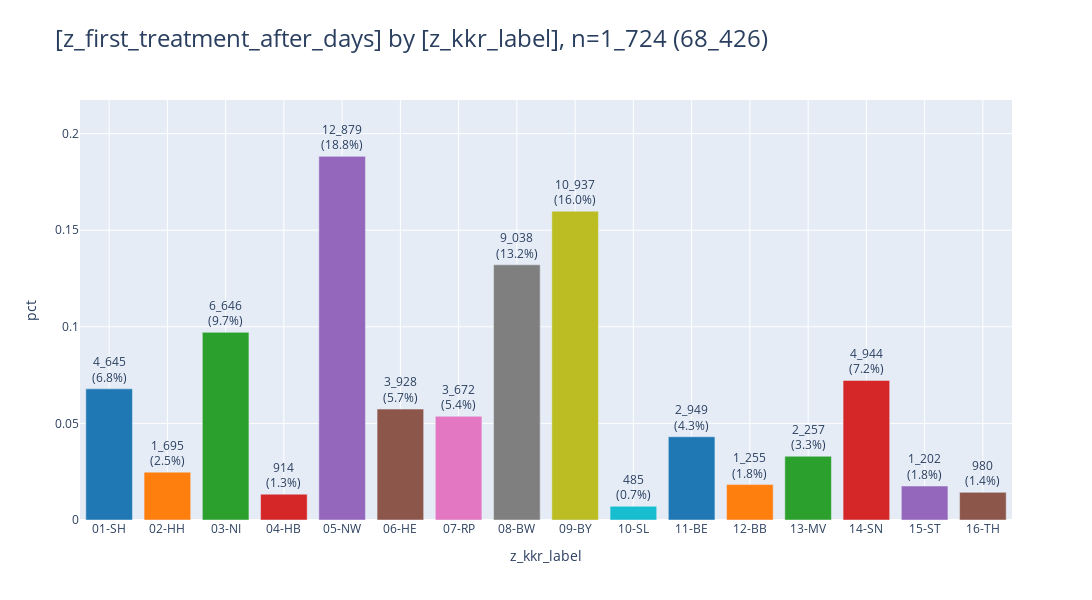
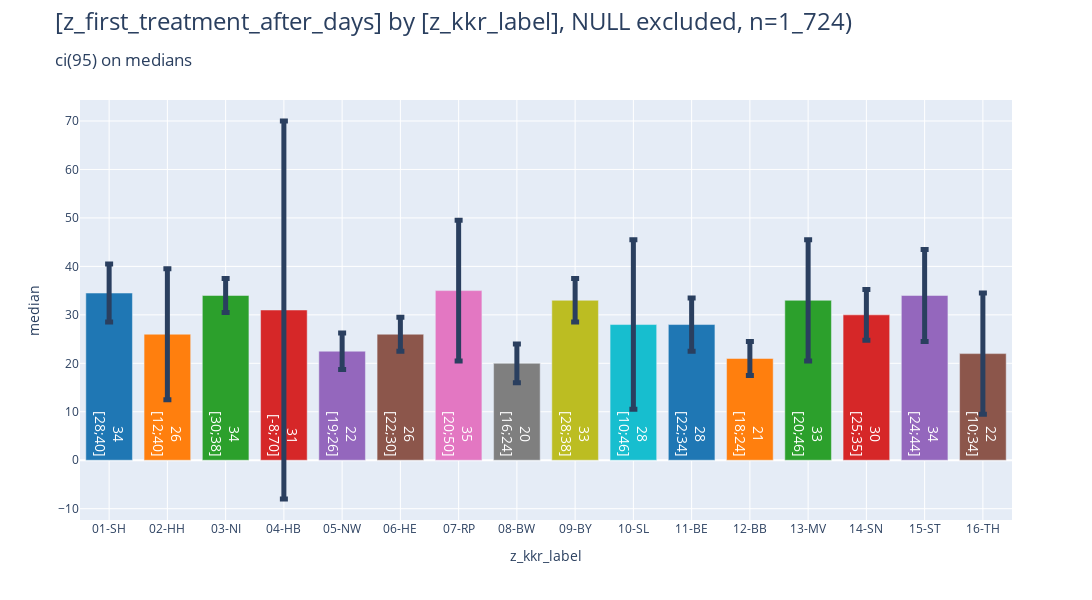

The cell these charts' notebook holds for them, in order:
### Markdown cell above
### <a id='toc1_2_1_'></a>[bars](#toc0_)

### Code cell
_ = pls.plot_bars(
    db_delay.to_df().iloc[:,:2],
    # height=400,
    # width=1000,
    # use_ci=True,
    # ci_agg='median',
)
_ = pls.plot_bars(
    db_delay.to_df().iloc[:,:2],
    height=600,
    use_ci=True,
    ci_agg='median',
)

### Figure 1 — Plotly figure (JSON) as saved in the notebook; plotly's stock layout.template omitted (floating-point values rounded to 4 significant figures)
{"data": [{"error_y": {"thickness": 5}, "hovertemplate": "z_kkr_label=%{x}<br>pct=%{y}<br>cnt_pct_str=%{text}<extra></extra>", "legendgroup": "01-SH", "marker": {"color": "#1F77B4", "pattern": {"shape": ""}}, "name": "01-SH", "orientation": "v", "showlegend": true, "text": ["4_645<br>(6.8%)"], "textposition": "outside", "type": "bar", "x": ["01-SH"], "xaxis": "x", "y": [0.06788], "yaxis": "y"}, {"error_y": {"thickness": 5}, "hovertemplate": "z_kkr_label=%{x}<br>pct=%{y}<br>cnt_pct_str=%{text}<extra></extra>", "legendgroup": "02-HH", "marker": {"color": "#FF7F0E", "pattern": {"shape": ""}}, "name": "02-HH", "orientation": "v", "showlegend": true, "text": ["1_695<br>(2.5%)"], "textposition": "outside", "type": "bar", "x": ["02-HH"], "xaxis": "x", "y": [0.02477], "yaxis": "y"}, {"error_y": {"thickness": 5}, "hovertemplate": "z_kkr_label=%{x}<br>pct=%{y}<br>cnt_pct_str=%{text}<extra></extra>", "legendgroup": "03-NI", "marker": {"color": "#2CA02C", "pattern": {"shape": ""}}, "name": "03-NI", "orientation": "v", "showlegend": true, "text": ["6_646<br>(9.7%)"], "textposition": "outside", "type": "bar", "x": ["03-NI"], "xaxis": "x", "y": [0.09713], "yaxis": "y"}, {"error_y": {"thickness": 5}, "hovertemplate": "z_kkr_label=%{x}<br>pct=%{y}<br>cnt_pct_str=%{text}<extra></extra>", "legendgroup": "04-HB", "marker": {"color": "#D62728", "pattern": {"shape": ""}}, "name": "04-HB", "orientation": "v", "showlegend": true, "text": ["914<br>(1.3%)"], "textposition": "outside", "type": "bar", "x": ["04-HB"], "xaxis": "x", "y": [0.01336], "yaxis": "y"}, {"error_y": {"thickness": 5}, "hovertemplate": "z_kkr_label=%{x}<br>pct=%{y}<br>cnt_pct_str=%{text}<extra></extra>", "legendgroup": "05-NW", "marker": {"color": "#9467BD", "pattern": {"shape": ""}}, "name": "05-NW", "orientation": "v", "showlegend": true, "text": ["12_879<br>(18.8%)"], "textposition": "outside", "type": "bar", "x": ["05-NW"], "xaxis": "x", "y": [0.1882], "yaxis": "y"}, {"error_y": {"thickness": 5}, "hovertemplate": "z_kkr_label=%{x}<br>pct=%{y}<br>cnt_pct_str=%{text}<extra></extra>", "legendgroup": "06-HE", "marker": {"color": "#8C564B", "pattern": {"shape": ""}}, "name": "06-HE", "orientation": "v", "showlegend": true, "text": ["3_928<br>(5.7%)"], "textposition": "outside", "type": "bar", "x": ["06-HE"], "xaxis": "x", "y": [0.05741], "yaxis": "y"}, {"error_y": {"thickness": 5}, "hovertemplate": "z_kkr_label=%{x}<br>pct=%{y}<br>cnt_pct_str=%{text}<extra></extra>", "legendgroup": "07-RP", "marker": {"color": "#E377C2", "pattern": {"shape": ""}}, "name": "07-RP", "orientation": "v", "showlegend": true, "text": ["3_672<br>(5.4%)"], "textposition": "outside", "type": "bar", "x": ["07-RP"], "xaxis": "x", "y": [0.05366], "yaxis": "y"}, {"error_y": {"thickness": 5}, "hovertemplate": "z_kkr_label=%{x}<br>pct=%{y}<br>cnt_pct_str=%{text}<extra></extra>", "legendgroup": "08-BW", "marker": {"color": "#7F7F7F", "pattern": {"shape": ""}}, "name": "08-BW", "orientation": "v", "showlegend": true, "text": ["9_038<br>(13.2%)"], "textposition": "outside", "type": "bar", "x": ["08-BW"], "xaxis": "x", "y": [0.1321], "yaxis": "y"}, {"error_y": {"thickness": 5}, "hovertemplate": "z_kkr_label=%{x}<br>pct=%{y}<br>cnt_pct_str=%{text}<extra></extra>", "legendgroup": "09-BY", "marker": {"color": "#BCBD22", "pattern": {"shape": ""}}, "name": "09-BY", "orientation": "v", "showlegend": true, "text": ["10_937<br>(16.0%)"], "textposition": "outside", "type": "bar", "x": ["09-BY"], "xaxis": "x", "y": [0.1598], "yaxis": "y"}, {"error_y": {"thickness": 5}, "hovertemplate": "z_kkr_label=%{x}<br>pct=%{y}<br>cnt_pct_str=%{text}<extra></extra>", "legendgroup": "10-SL", "marker": {"color": "#17BECF", "pattern": {"shape": ""}}, "name": "10-SL", "orientation": "v", "showlegend": true, "text": ["485<br>(0.7%)"], "textposition": "outside", "type": "bar", "x": ["10-SL"], "xaxis": "x", "y": [0.007088], "yaxis": "y"}, {"error_y": {"thickness": 5}, "hovertemplate": "z_kkr_label=%{x}<br>pct=%{y}<br>cnt_pct_str=%{text}<extra></extra>", "legendgroup": "11-BE", "marker": {"color": "#1F77B4", "pattern": {"shape": ""}}, "name": "11-BE", "orientation": "v", "showlegend": true, "text": ["2_949<br>(4.3%)"], "textposition": "outside", "type": "bar", "x": ["11-BE"], "xaxis": "x", "y": [0.0431], "yaxis": "y"}, {"error_y": {"thickness": 5}, "hovertemplate": "z_kkr_label=%{x}<br>pct=%{y}<br>cnt_pct_str=%{text}<extra></extra>", "legendgroup": "12-BB", "marker": {"color": "#FF7F0E", "pattern": {"shape": ""}}, "name": "12-BB", "orientation": "v", "showlegend": true, "text": ["1_255<br>(1.8%)"], "textposition": "outside", "type": "bar", "x": ["12-BB"], "xaxis": "x", "y": [0.01834], "yaxis": "y"}, {"error_y": {"thickness": 5}, "hovertemplate": "z_kkr_label=%{x}<br>pct=%{y}<br>cnt_pct_str=%{text}<extra></extra>", "legendgroup": "13-MV", "marker": {"color": "#2CA02C", "pattern": {"shape": ""}}, "name": "13-MV", "orientation": "v", "showlegend": true, "text": ["2_257<br>(3.3%)"], "textposition": "outside", "type": "bar", "x": ["13-MV"], "xaxis": "x", "y": [0.03298], "yaxis": "y"}, {"error_y": {"thickness": 5}, "hovertemplate": "z_kkr_label=%{x}<br>pct=%{y}<br>cnt_pct_str=%{text}<extra></extra>", "legendgroup": "14-SN", "marker": {"color": "#D62728", "pattern": {"shape": ""}}, "name": "14-SN", "orientation": "v", "showlegend": true, "text": ["4_944<br>(7.2%)"], "textposition": "outside", "type": "bar", "x": ["14-SN"], "xaxis": "x", "y": [0.07225], "yaxis": "y"}, {"error_y": {"thickness": 5}, "hovertemplate": "z_kkr_label=%{x}<br>pct=%{y}<br>cnt_pct_str=%{text}<extra></extra>", "legendgroup": "15-ST", "marker": {"color": "#9467BD", "pattern": {"shape": ""}}, "name": "15-ST", "orientation": "v", "showlegend": true, "text": ["1_202<br>(1.8%)"], "textposition": "outside", "type": "bar", "x": ["15-ST"], "xaxis": "x", "y": [0.01757], "yaxis": "y"}, {"error_y": {"thickness": 5}, "hovertemplate": "z_kkr_label=%{x}<br>pct=%{y}<br>cnt_pct_str=%{text}<extra></extra>", "legendgroup": "16-TH", "marker": {"color": "#8C564B", "pattern": {"shape": ""}}, "name": "16-TH", "orientation": "v", "showlegend": true, "text": ["980<br>(1.4%)"], "textposition": "outside", "type": "bar", "x": ["16-TH"], "xaxis": "x", "y": [0.01432], "yaxis": "y"}], "layout": {"barmode": "relative", "height": 600, "legend": {"title": {"text": "z_kkr_label"}, "tracegroupgap": 0}, "showlegend": false, "title": {"font": {"size": 24}, "text": "[z_first_treatment_after_days] by [z_kkr_label], n=1_724 (68_426)", "xanchor": "left", "y": 0.95, "yanchor": "top"}, "width": 1600, "xaxis": {"anchor": "y", "categoryarray": ["01-SH", "02-HH", "03-NI", "04-HB", "05-NW", "06-HE", "07-RP", "08-BW", "09-BY", "10-SL", "11-BE", "12-BB", "13-MV", "14-SN", "15-ST", "16-TH"], "categoryorder": "category ascending", "domain": [0, 1], "gridwidth": 1, "showgrid": true, "title": {"text": "z_kkr_label"}}, "yaxis": {"anchor": "x", "domain": [0, 1], "dtick": 0.05, "gridwidth": 1, "range": [0, 0.2174], "showgrid": true, "title": {"text": "pct"}}}}

### Figure 2 — Plotly figure (JSON) as saved in the notebook; plotly's stock layout.template omitted (floating-point values rounded to 4 significant figures)
{"data": [{"error_y": {"array": [6.0], "thickness": 5}, "hovertemplate": "z_kkr_label=%{x}<br>mean=%{y}<br>ci_str=%{text}<extra></extra>", "insidetextanchor": "start", "legendgroup": "01-SH", "marker": {"color": "#1F77B4", "pattern": {"shape": ""}}, "name": "01-SH", "orientation": "v", "showlegend": true, "text": ["34<br>[28;40]"], "textfont": {"color": "white", "size": 14}, "textposition": "inside", "type": "bar", "x": ["01-SH"], "xaxis": "x", "y": [34.5], "yaxis": "y"}, {"error_y": {"array": [13.5], "thickness": 5}, "hovertemplate": "z_kkr_label=%{x}<br>mean=%{y}<br>ci_str=%{text}<extra></extra>", "insidetextanchor": "start", "legendgroup": "02-HH", "marker": {"color": "#FF7F0E", "pattern": {"shape": ""}}, "name": "02-HH", "orientation": "v", "showlegend": true, "text": ["26<br>[12;40]"], "textfont": {"color": "white", "size": 14}, "textposition": "inside", "type": "bar", "x": ["02-HH"], "xaxis": "x", "y": [26.0], "yaxis": "y"}, {"error_y": {"array": [3.5], "thickness": 5}, "hovertemplate": "z_kkr_label=%{x}<br>mean=%{y}<br>ci_str=%{text}<extra></extra>", "insidetextanchor": "start", "legendgroup": "03-NI", "marker": {"color": "#2CA02C", "pattern": {"shape": ""}}, "name": "03-NI", "orientation": "v", "showlegend": true, "text": ["34<br>[30;38]"], "textfont": {"color": "white", "size": 14}, "textposition": "inside", "type": "bar", "x": ["03-NI"], "xaxis": "x", "y": [34.0], "yaxis": "y"}, {"error_y": {"array": [39.0], "thickness": 5}, "hovertemplate": "z_kkr_label=%{x}<br>mean=%{y}<br>ci_str=%{text}<extra></extra>", "insidetextanchor": "start", "legendgroup": "04-HB", "marker": {"color": "#D62728", "pattern": {"shape": ""}}, "name": "04-HB", "orientation": "v", "showlegend": true, "text": ["31<br>[-8;70]"], "textfont": {"color": "white", "size": 14}, "textposition": "inside", "type": "bar", "x": ["04-HB"], "xaxis": "x", "y": [31.0], "yaxis": "y"}, {"error_y": {"array": [3.756], "thickness": 5}, "hovertemplate": "z_kkr_label=%{x}<br>mean=%{y}<br>ci_str=%{text}<extra></extra>", "insidetextanchor": "start", "legendgroup": "05-NW", "marker": {"color": "#9467BD", "pattern": {"shape": ""}}, "name": "05-NW", "orientation": "v", "showlegend": true, "text": ["22<br>[19;26]"], "textfont": {"color": "white", "size": 14}, "textposition": "inside", "type": "bar", "x": ["05-NW"], "xaxis": "x", "y": [22.5], "yaxis": "y"}, {"error_y": {"array": [3.5], "thickness": 5}, "hovertemplate": "z_kkr_label=%{x}<br>mean=%{y}<br>ci_str=%{text}<extra></extra>", "insidetextanchor": "start", "legendgroup": "06-HE", "marker": {"color": "#8C564B", "pattern": {"shape": ""}}, "name": "06-HE", "orientation": "v", "showlegend": true, "text": ["26<br>[22;30]"], "textfont": {"color": "white", "size": 14}, "textposition": "inside", "type": "bar", "x": ["06-HE"], "xaxis": "x", "y": [26.0], "yaxis": "y"}, {"error_y": {"array": [14.5], "thickness": 5}, "hovertemplate": "z_kkr_label=%{x}<br>mean=%{y}<br>ci_str=%{text}<extra></extra>", "insidetextanchor": "start", "legendgroup": "07-RP", "marker": {"color": "#E377C2", "pattern": {"shape": ""}}, "name": "07-RP", "orientation": "v", "showlegend": true, "text": ["35<br>[20;50]"], "textfont": {"color": "white", "size": 14}, "textposition": "inside", "type": "bar", "x": ["07-RP"], "xaxis": "x", "y": [35.0], "yaxis": "y"}, {"error_y": {"array": [4.0], "thickness": 5}, "hovertemplate": "z_kkr_label=%{x}<br>mean=%{y}<br>ci_str=%{text}<extra></extra>", "insidetextanchor": "start", "legendgroup": "08-BW", "marker": {"color": "#7F7F7F", "pattern": {"shape": ""}}, "name": "08-BW", "orientation": "v", "showlegend": true, "text": ["20<br>[16;24]"], "textfont": {"color": "white", "size": 14}, "textposition": "inside", "type": "bar", "x": ["08-BW"], "xaxis": "x", "y": [20.0], "yaxis": "y"}, {"error_y": {"array": [4.5], "thickness": 5}, "hovertemplate": "z_kkr_label=%{x}<br>mean=%{y}<br>ci_str=%{text}<extra></extra>", "insidetextanchor": "start", "legendgroup": "09-BY", "marker": {"color": "#BCBD22", "pattern": {"shape": ""}}, "name": "09-BY", "orientation": "v", "showlegend": true, "text": ["33<br>[28;38]"], "textfont": {"color": "white", "size": 14}, "textposition": "inside", "type": "bar", "x": ["09-BY"], "xaxis": "x", "y": [33.0], "yaxis": "y"}, {"error_y": {"array": [17.5], "thickness": 5}, "hovertemplate": "z_kkr_label=%{x}<br>mean=%{y}<br>ci_str=%{text}<extra></extra>", "insidetextanchor": "start", "legendgroup": "10-SL", "marker": {"color": "#17BECF", "pattern": {"shape": ""}}, "name": "10-SL", "orientation": "v", "showlegend": true, "text": ["28<br>[10;46]"], "textfont": {"color": "white", "size": 14}, "textposition": "inside", "type": "bar", "x": ["10-SL"], "xaxis": "x", "y": [28.0], "yaxis": "y"}, {"error_y": {"array": [5.5], "thickness": 5}, "hovertemplate": "z_kkr_label=%{x}<br>mean=%{y}<br>ci_str=%{text}<extra></extra>", "insidetextanchor": "start", "legendgroup": "11-BE", "marker": {"color": "#1F77B4", "pattern": {"shape": ""}}, "name": "11-BE", "orientation": "v", "showlegend": true, "text": ["28<br>[22;34]"], "textfont": {"color": "white", "size": 14}, "textposition": "inside", "type": "bar", "x": ["11-BE"], "xaxis": "x", "y": [28.0], "yaxis": "y"}, {"error_y": {"array": [3.5], "thickness": 5}, "hovertemplate": "z_kkr_label=%{x}<br>mean=%{y}<br>ci_str=%{text}<extra></extra>", "insidetextanchor": "start", "legendgroup": "12-BB", "marker": {"color": "#FF7F0E", "pattern": {"shape": ""}}, "name": "12-BB", "orientation": "v", "showlegend": true, "text": ["21<br>[18;24]"], "textfont": {"color": "white", "size": 14}, "textposition": "inside", "type": "bar", "x": ["12-BB"], "xaxis": "x", "y": [21.0], "yaxis": "y"}, {"error_y": {"array": [12.51], "thickness": 5}, "hovertemplate": "z_kkr_label=%{x}<br>mean=%{y}<br>ci_str=%{text}<extra></extra>", "insidetextanchor": "start", "legendgroup": "13-MV", "marker": {"color": "#2CA02C", "pattern": {"shape": ""}}, "name": "13-MV", "orientation": "v", "showlegend": true, "text": ["33<br>[20;46]"], "textfont": {"color": "white", "size": 14}, "textposition": "inside", "type": "bar", "x": ["13-MV"], "xaxis": "x", "y": [33.0], "yaxis": "y"}, {"error_y": {"array": [5.25], "thickness": 5}, "hovertemplate": "z_kkr_label=%{x}<br>mean=%{y}<br>ci_str=%{text}<extra></extra>", "insidetextanchor": "start", "legendgroup": "14-SN", "marker": {"color": "#D62728", "pattern": {"shape": ""}}, "name": "14-SN", "orientation": "v", "showlegend": true, "text": ["30<br>[25;35]"], "textfont": {"color": "white", "size": 14}, "textposition": "inside", "type": "bar", "x": ["14-SN"], "xaxis": "x", "y": [30.0], "yaxis": "y"}, {"error_y": {"array": [9.5], "thickness": 5}, "hovertemplate": "z_kkr_label=%{x}<br>mean=%{y}<br>ci_str=%{text}<extra></extra>", "insidetextanchor": "start", "legendgroup": "15-ST", "marker": {"color": "#9467BD", "pattern": {"shape": ""}}, "name": "15-ST", "orientation": "v", "showlegend": true, "text": ["34<br>[24;44]"], "textfont": {"color": "white", "size": 14}, "textposition": "inside", "type": "bar", "x": ["15-ST"], "xaxis": "x", "y": [34.0], "yaxis": "y"}, {"error_y": {"array": [12.5], "thickness": 5}, "hovertemplate": "z_kkr_label=%{x}<br>mean=%{y}<br>ci_str=%{text}<extra></extra>", "insidetextanchor": "start", "legendgroup": "16-TH", "marker": {"color": "#8C564B", "pattern": {"shape": ""}}, "name": "16-TH", "orientation": "v", "showlegend": true, "text": ["22<br>[10;34]"], "textfont": {"color": "white", "size": 14}, "textposition": "inside", "type": "bar", "x": ["16-TH"], "xaxis": "x", "y": [22.0], "yaxis": "y"}], "layout": {"barmode": "relative", "height": 600, "legend": {"title": {"text": "z_kkr_label"}, "tracegroupgap": 0}, "showlegend": false, "title": {"font": {"size": 24}, "text": "[z_first_treatment_after_days] by [z_kkr_label], NULL excluded, n=1_724)<br><sub>ci(95) on medians<sub>", "xanchor": "left", "y": 0.95, "yanchor": "top"}, "width": 1600, "xaxis": {"anchor": "y", "categoryarray": ["01-SH", "02-HH", "03-NI", "04-HB", "05-NW", "06-HE", "07-RP", "08-BW", "09-BY", "10-SL", "11-BE", "12-BB", "13-MV", "14-SN", "15-ST", "16-TH"], "categoryorder": "category ascending", "domain": [0, 1], "gridwidth": 1, "showgrid": true, "title": {"text": "z_kkr_label"}}, "yaxis": {"anchor": "x", "domain": [0, 1], "gridwidth": 1, "showgrid": true, "title": {"text": "median"}}}}
